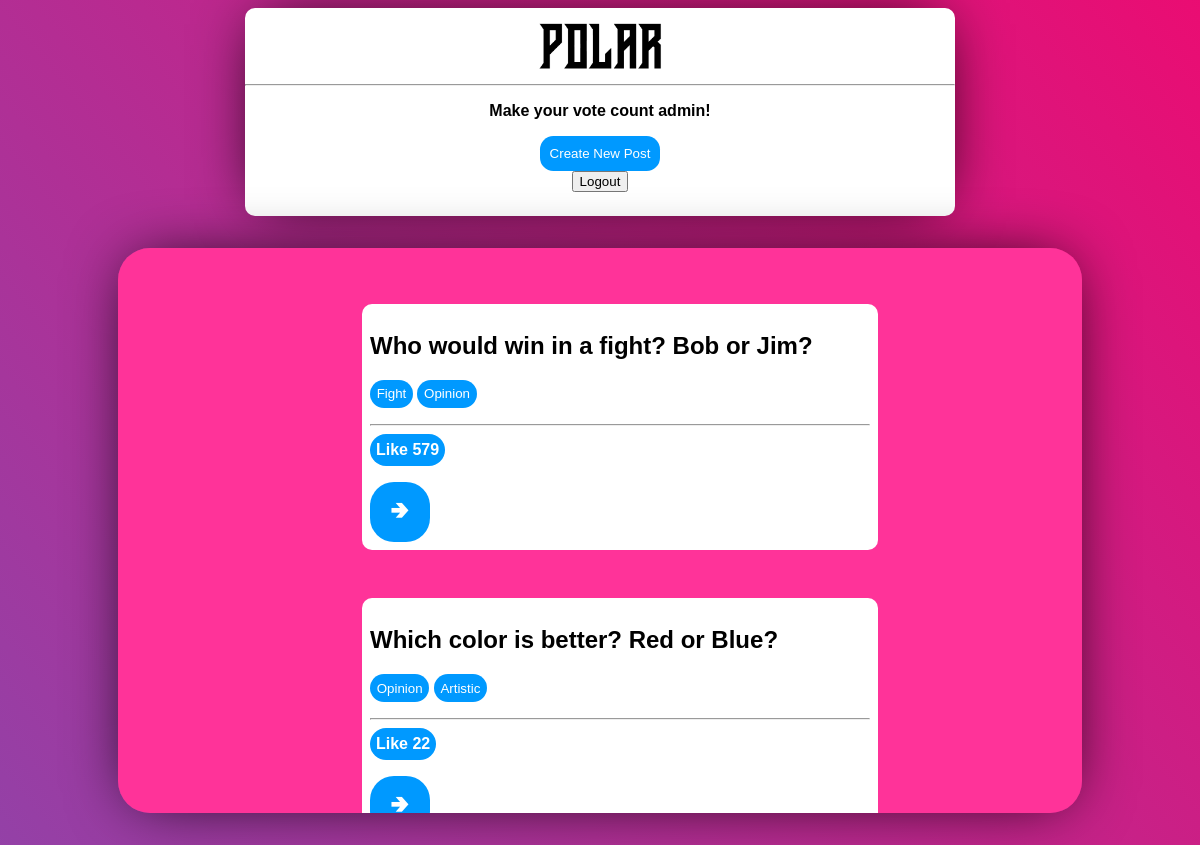
The page /polling/ (signed in) on the database its author committed.
### polling/models.py (models this page shows, shortened)
class Question(models.Model):
    questionText = models.CharField(max_length=250)
    publicationDate = models.DateTimeField('date published')
    likes = models.IntegerField(default=0)

class Tag(models.Model):
    question = models.ForeignKey(Question, on_delete=models.CASCADE)
    tagText = models.CharField(max_length=20)

### polling/views.py (the view, shortened to what this page needs)
# urls.py: path('', views.IndexView.as_view(), name='index'),
class IndexView(generic.ListView):
    template_name = "polling/index.html"
    context_object_name = "latestQuestions"
    def get(self, request):
        if "Tag" in request.GET.keys():
            tag = request.GET.get("Tag")
            questions = self.get_queryset(tag)
        else:
            questions = self.get_queryset()
        userLoggedIn = request.user.is_authenticated
        return render(request, "polling/index.html", {"latestQuestions": questions, "userLoggedIn": userLoggedIn})
    def get_queryset(self, tag = None):
        if tag == None:
            return Question.objects.filter(
                publicationDate__lte=timezone.now()
            ).order_by('publicationDate')[:10]
        else:
            return Question.objects.filter(
                publicationDate__lte=timezone.now()
            ).filter(tag__tagText=tag).order_by('publicationDate')[:10]

### polling/templates/polling/index.html (shortened to what this page needs)
{% load static %}
<link rel="stylesheet" type="text/css" href="{% static 'polling/style.css' %}">
<div class="TitleBar">
  <img class="PolarIcon" alt="Polar Icon" src="../../static/polling/images/polarIcon.png" width="180em">
  <hr></hr>
  {% if userLoggedIn %}
    <p>Make your vote count {{user.username}}!</p>
    <a href="{% url 'polling:post' %}"><button href="{% url 'polling:post' %}">Create New Post</button></a>
    <form method="POST">
      <input type="submit" class="LoginButton" name = "Logout" value = "Logout"></input>
    </form>
  {% endif %}
</div>
<div class="MainFeed">
  {% if latestQuestions %}
      <ul>
      {% for question in latestQuestions %}
        <div class="PollDiv">
          <h2>{{question.questionText}}</h2>
          <form method="GET">
            <div class="TagDiv">
              {% for tag in question.tag_set.all %}
              <input type= "submit" class = "Tag" name = "Tag" value = "{{tag.tagText}}"></input>
              {% endfor %}
            </div>
          </form>
          <hr></hr>
          <form method="POST">
            <input type="submit" class="LikeButton" name = "Like" value = "Like {{question.likes}}"></input>
          </form>
          <a href="{% url 'polling:detail' question.id %}"><button href="{% url 'polling:detail' question.id %}">&#129154;</button></a>
        </div>
      {% endfor %}
      </ul>
  {% else %}
      <p>No polls are available.</p>
  {% endif %}
</div>

### polling/static/polling/style.css (style rules this page uses)
h2 { font-family: Arial; font-weight: Bold; color: black; }
p { font-family: Arial; font-weight: Bold; color: black; }
button { background-color: var(--button-color); color: white; padding: 10px 10px; text-align: center; text-decoration: none; display: inline-block; border-radius: 1em; overflow: hidden; border: none; }
input { align-self: Left; }
.PolarIcon { animation: ColorSwitch 8s ease infinite; }
.TitleBar { margin: auto; background-color: white; width: 60%; height: auto; text-align: center; align-content: center; align-items: center; border-radius: 10px; padding-top: 0.5em; padding-bottom: 0.5em; box-shadow: 0px 0px 64px -16px black; }
.PollDiv { color: grey; background-color: white; width: 500px; border-radius: 10px; padding: 0.5em; align-items: left; background-size: cover; background-position: center; margin: auto; margin-top: 3em; margin-bottom: 3em; text-align: left; }
.PollDiv button { width: 60px; height: 60px; font-size: 150%; }
.PollDiv h2 { font-weight: bold; }
.TagDiv { font-family: Arial; margin-top: 1em; margin-bottom: 1em; }
.Tag { color: white; border-radius: 2em; background-color: var(--button-color); border-style: none; padding: 0.5em; text-align: center; }
.MainFeed { background-color: var(--secondary-color); width: 80%; height: 70%; overflow-y: scroll; scroll-behavior: smooth; text-align: center; margin: auto; margin-top: 2em; padding: 0.5em; border-radius: 2em; box-shadow: 0px 0px 64px -16px black; }
.LikeButton { font-family: Arial; color: white; font-weight: bold; font-size: 1em; background: var(--button-color); border-radius: 2em; border-style: none; min-width: 3em; max-width: 6em; height: 2em; margin: auto; }

### rows shown on the page
Question: questionText "Who would win in a fight? Bob or Jim?", Like "Like 579"
Tag: Tag "Fight"
Tag: Tag "Opinion"
Question: questionText "Which color is better? Red or Blue?", Like "Like 22"
Tag: Tag "Opinion"
Tag: Tag "Artistic"

### other values the page prints
{{ user.username }} "admin"
